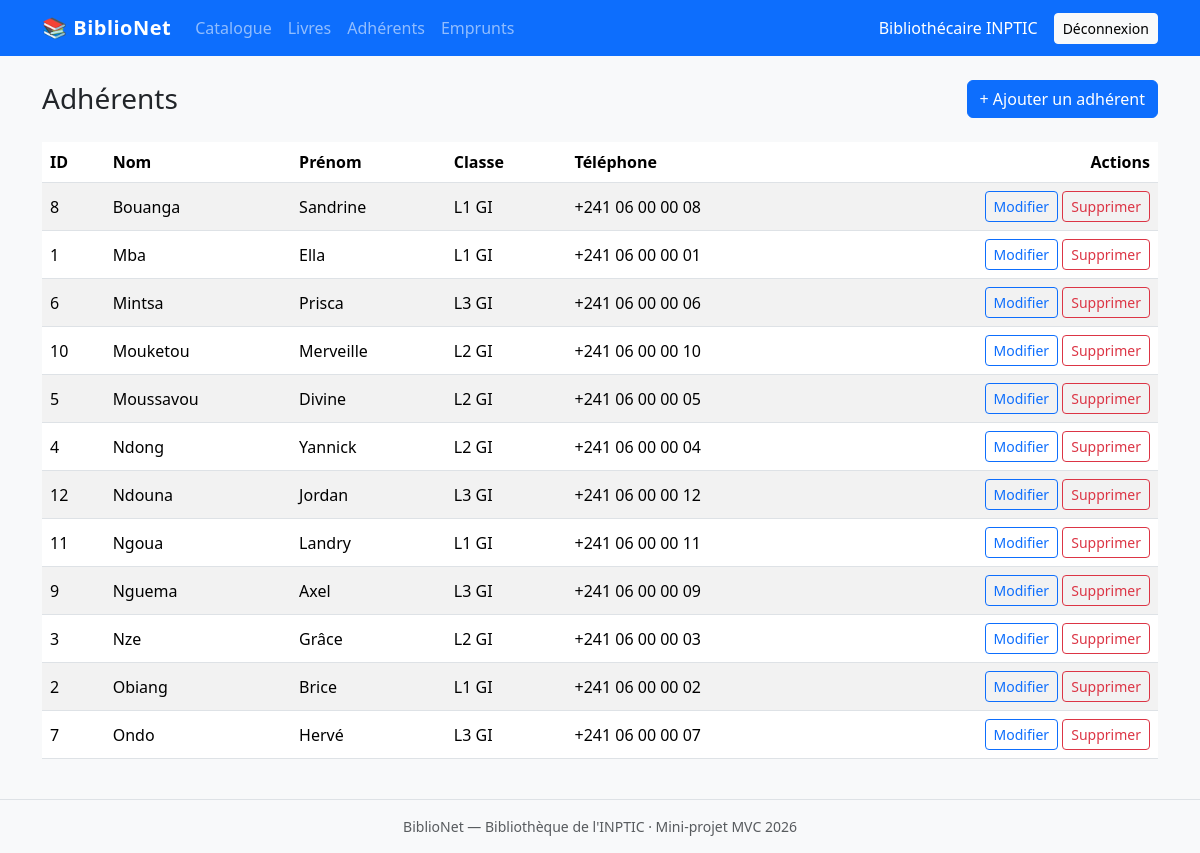
The app's page /adherents (signed in) with its own data.
### tables this page shows
CREATE TABLE adherents (
    id         INT UNSIGNED NOT NULL AUTO_INCREMENT,
    nom        VARCHAR(80)  NOT NULL,
    prenom     VARCHAR(80)  NOT NULL,
    classe     VARCHAR(50)  NOT NULL,
    telephone  VARCHAR(30)  NULL,
    PRIMARY KEY (id)
);

### app/core/Controller.php (called while the page is built, shortened)
<?php
class Controller
{
    protected function render(string $vue, array $data = [], string $titre = 'BiblioNet'): void
    {
        extract($data, EXTR_SKIP);
        require APP_PATH . '/views/' . $vue . '.php';
        require APP_PATH . '/views/layouts/main.php';
    }
    public function e(mixed $valeur): string
    {
        return htmlspecialchars((string) $valeur, ENT_QUOTES, 'UTF-8');
    }
    public function url(string $chemin = ''): string
    {
        return BASE_URL . '/' . ltrim($chemin, '/');
    }
}

### app/controllers/AdherentController.php (called while the page is built, shortened)
<?php
class AdherentController extends Controller
{
    public function index(): void
    {
        $this->render('adherents/index', [
            'titre' => 'Gestion des adhérents',
            'adherents' => Adherent::all(),
            'flash' => $this->pullFlash(),
        ]);
    }
}

### app/core/Router.php (called while the page is built, shortened)
<?php
class Router
{
    public function dispatch(): void
    {
        $segments = $this->segments();
        $cle     = strtolower(array_shift($segments) ?? '');
        $methode = strtolower(array_shift($segments) ?? 'index');
        $params  = $segments;
        call_user_func_array([new $classe(), $methode], $params);
    }
    private function segments(): array
    {
        if (isset($_GET['url'])) {
            $url = $_GET['url'];
        } else {
            $chemin = parse_url($_SERVER['REQUEST_URI'], PHP_URL_PATH) ?? '/';
            $url = substr($chemin, strlen(BASE_URL));
        }
        $url = trim($url, '/');
        return $url === '' ? [] : explode('/', $url);
    }
}

### public/index.php (called while the page is built, shortened)
<?php
$config = require ROOT_PATH . '/config/config.php';
try {
    $routeur = new Router();
    $routeur->dispatch();
} catch (Throwable $e) {
    http_response_code(500);
    $message = $config['app_env'] === 'production'
        ? 'Une erreur est survenue. Veuillez réessayer plus tard.'
        : $e->getMessage();
    (new Controller())->renderMessage('Erreur', 'danger', $message);
}

### app/core/Database.php (called while the page is built, shortened)
<?php
class Database
{
    private static array $config = [];
    private static ?PDO $pdo = null;
    public static function configure(array $config): void
    {
        self::$config = $config;
    }
    public static function getConnection(): PDO
    {
        return self::pdo();
    }
    public static function pdo(): PDO
    {
        if (self::$pdo === null) {
            $c = self::$config;
            $dsn = "mysql:host={$c['host']};dbname={$c['name']};charset=utf8mb4";
            self::$pdo = new PDO($dsn, $c['user'], $c['pass'], [
                PDO::ATTR_ERRMODE            => PDO::ERRMODE_EXCEPTION,
                PDO::ATTR_DEFAULT_FETCH_MODE => PDO::FETCH_ASSOC,
                PDO::ATTR_EMULATE_PREPARES   => false,
            ]);
        }
        return self::$pdo;
    }
}

### app/models/Adherent.php (called while the page is built, shortened)
<?php
class Adherent
{
    public static function all(): array
    {
        $stmt = Database::getConnection()->prepare(
            'SELECT id, nom, prenom, classe, telephone FROM adherents ORDER BY nom ASC, prenom ASC'
        );
        $stmt->execute();
        return $stmt->fetchAll(PDO::FETCH_ASSOC);
    }
}

### app/views/adherents/index.php (the view, shortened to what this page needs)
<div class="d-flex justify-content-between align-items-center mb-4">
    <h1 class="h3 mb-0">Adhérents</h1>
    <a href="<?= $this->e($this->url('adherents/create')) ?>" class="btn btn-primary">+ Ajouter un adhérent</a>
</div>
<div class="table-responsive">
    <table class="table table-striped table-hover align-middle">
        <thead>
            <tr>
                <th>ID</th>
                <th>Nom</th>
                <th>Prénom</th>
                <th>Classe</th>
                <th>Téléphone</th>
                <th class="text-end">Actions</th>
            </tr>
        </thead>
        <tbody>
            <?php foreach ($adherents as $adherent): ?>
                <tr>
                    <td><?= $this->e($adherent['id']) ?></td>
                    <td><?= $this->e($adherent['nom']) ?></td>
                    <td><?= $this->e($adherent['prenom']) ?></td>
                    <td><?= $this->e($adherent['classe']) ?></td>
                    <td><?= $this->e($adherent['telephone']) ?></td>
                    <td class="text-end">
                        <a href="<?= $this->e($this->url('adherents/edit/' . $adherent['id'])) ?>"
                           class="btn btn-sm btn-outline-primary">Modifier</a>
                        <form action="<?= $this->e($this->url('adherents/delete/' . $adherent['id'])) ?>" method="post"
                              class="d-inline" data-confirm="Supprimer cet adhérent ?">
                            <button type="submit" class="btn btn-sm btn-outline-danger">Supprimer</button>
                        </form>
                    </td>
                </tr>
            <?php endforeach; ?>
        </tbody>
    </table>
</div>

### public/assets/css/style.css (style rules this page uses)
body { background-color: #f8f9fa; }

### records on screen
adherents: id "8", nom "Bouanga", prenom "Sandrine", classe "L1 GI", telephone "+241 06 00 00 08"
adherents: id "1", nom "Mba", prenom "Ella", classe "L1 GI", telephone "+241 06 00 00 01"
adherents: id "6", nom "Mintsa", prenom "Prisca", classe "L3 GI", telephone "+241 06 00 00 06"
adherents: id "10", nom "Mouketou", prenom "Merveille", classe "L2 GI", telephone "+241 06 00 00 10"
adherents: id "5", nom "Moussavou", prenom "Divine", classe "L2 GI", telephone "+241 06 00 00 05"
adherents: id "4", nom "Ndong", prenom "Yannick", classe "L2 GI", telephone "+241 06 00 00 04"
adherents: id "12", nom "Ndouna", prenom "Jordan", classe "L3 GI", telephone "+241 06 00 00 12"
adherents: id "11", nom "Ngoua", prenom "Landry", classe "L1 GI", telephone "+241 06 00 00 11"
adherents: id "9", nom "Nguema", prenom "Axel", classe "L3 GI", telephone "+241 06 00 00 09"
adherents: id "3", nom "Nze", prenom "Grâce", classe "L2 GI", telephone "+241 06 00 00 03"
adherents: id "2", nom "Obiang", prenom "Brice", classe "L1 GI", telephone "+241 06 00 00 02"
adherents: id "7", nom "Ondo", prenom "Hervé", classe "L3 GI", telephone "+241 06 00 00 07"

### other values on screen
$this->e($_SESSION['user_nom'] ?? '') "Bibliothécaire INPTIC"
